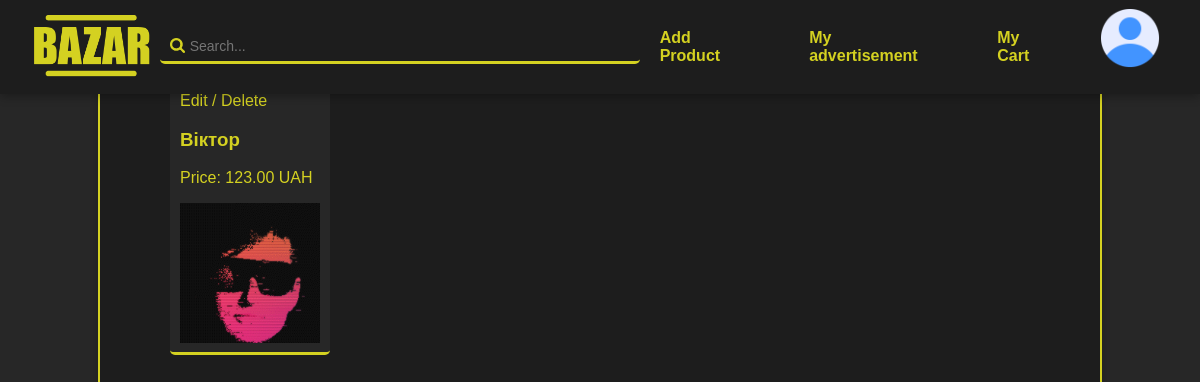
/my_listings (signed in), run on an earlier commit of the app's database.
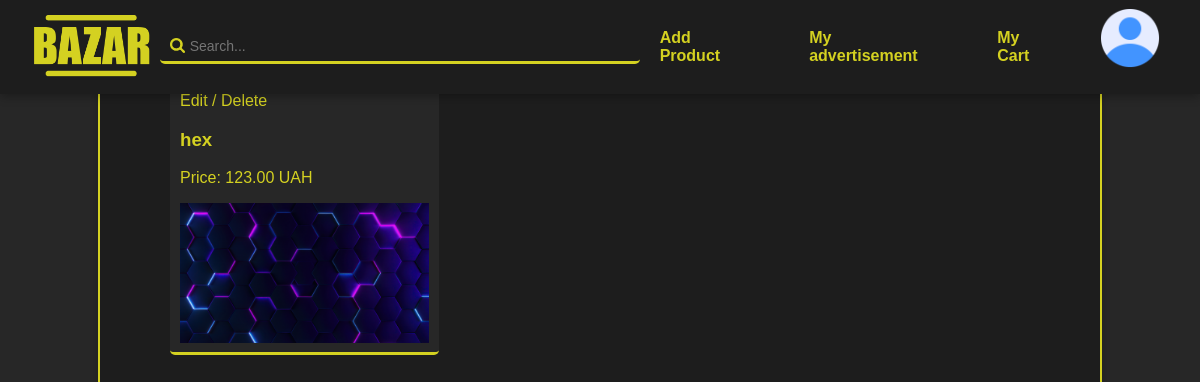
And on a later commit of the database.
### products/models.py (models this page shows, shortened)
class Profile(models.Model):
    user = models.OneToOneField(User, on_delete=models.CASCADE)
    avatar = models.ImageField(upload_to='avatars/', default='site_images/ava1.png', blank=True, null=True)

class Product(models.Model):
    CATEGORY_CHOICES = [
        ('Auto', 'Auto'),
        ('Electronics', 'Electronics'),
        ('Home/Garden', 'Home/Garden'),
        ('Clothes', 'Clothes'),
        ('Realty', 'Realty'),
        ('Toys', 'Toys'),
        ('Animals', 'Animals'),
        ('Other', 'Other'),
    ]
    name = models.CharField(max_length=255)
    price = models.DecimalField(max_digits=10, decimal_places=2, validators=[MinValueValidator(1)])
    description = models.TextField()
    category = models.CharField(max_length=40, choices=CATEGORY_CHOICES)
    image = models.ImageField(upload_to='product_images/', blank=True, null=True)
    author = models.ForeignKey(User, on_delete=models.CASCADE)
    favorites = models.ManyToManyField(User, related_name='favorite_products', blank=True)

### products/views.py (the view)
# urls.py: path('my_listings', my_listings, name='my_listings'),
@login_required
def my_listings(request):
    products = Product.objects.filter(author=request.user)
    return render(request, 'products/my_listings.html', {'products': products})

### products/templates/products/my_listings.html (shortened to what this page needs)
{% extends "products/product_list.html" %}
{% block content %}
<body>
    <div class="container">
        <h2>My advertisement</h2>
        <ul>
            {% for product in products %}
            <li style="display:inline-flex">
                <div onclick="location.href='/details/{{ product.id }}'">
                    <a href="{% url 'edit_product' product.id %}">Edit</a>
                    <a>/</a>
                    <a href="{% url 'delete_product' product.id %}">Delete</a>
                    <h3>{{ product.name }}</h3>
                    <p>Price: {{ product.price }} UAH</p>
                    {% if product.image %}
                    <img src="{{ product.image.url }}" alt="{{ product.name }}" height="140px">
                    {% endif %}
                </div>
            </li>
            {% empty %}
            <p>You dont have active advertisement...</p>
            {% endfor %}
        </ul>
</div>
</body>
</html>
{% endblock %}

### products/templates/products/product_list.html (shortened to what this page needs)
<!DOCTYPE html>
<html lang="uk">
<head>
</head>
<body>
    <div class="header">
        <div class="logo">
            <img onclick="location.href = '/'" src="/sprites/logo.png" alt="logo" style="cursor: pointer;">
        </div>
        <div class="search-container">
            <img class="search-icon" src="/sprites/search.png" alt="search">
            <input type="text" id="search-bar" class="search-bar" placeholder="Search..." onkeyup="filterProducts()">
        </div>
        <div class="user-section">
            <a class="add-product" href="/add">Add Product</a>
            <a class="add-product" href="/my_listings">My advertisement</a>
            <a class="add-product" href="/my_favorites">My Cart</a>
            <div class="user-info">
                {% if user.is_authenticated %}
                <a href="{% url 'profile' %}">
                    <img class="avatar" src="{{ user.profile.avatar.url }}" alt="Аватар">
                </a>
                {% else %}
                <a href="{% url 'login' %}" style="color: #d4d121;">Log in</a>
                {% endif %}
            </div>
        </div>
    </div>
    <div style="position: fixed; width: 100%;display: block;">
        {% block content %}{% endblock %}

### products/templates/products/product_list.html (style rules this page uses)
body { font-family: Arial, sans-serif; margin: 0; padding: 0; display: flex; background-image: url("sprites/back4.png"); background-size: cover; color: #d4d121; }
.header { background-color: #1d1d1d; display: flex; align-items: center; justify-content: space-between; padding: 15px 20px; position: fixed; top: 0; left: 0; right: 0; z-index: 1000; height: 8%; box-shadow: 0 2px 10px rgba(0, 0, 0, 0.315); }
.logo { display: flex; align-items: center; margin-right: 20px; }
.logo img { height: 65px; width: auto; margin-left: 10%; }
.search-container { display: flex; width: 40%; align-items: center; padding: 3px 10px; border-radius: 5px; border-bottom: 3px solid #d4d121; color: #d4d121; height: 40%; }
.search-icon { height: 15px; }
.search-bar { flex-grow: 1; border: none; padding: 5px; border-radius: 15px; outline: none; background-color: transparent; font-size: 14px; color: #d4d121; }
.user-info { display: flex; align-items: center; padding: 5px 10px; border-radius: 15px; }
.user-section { display: flex; align-items: center; gap: 15px; }
.user-info img { height: 60px; width: 60px; border-radius: 50%; margin-right: 10px; }
.add-product { display: inline-block; padding: 10px 20px; border-radius: 8px; text-decoration: none; font-weight: bold; color: #d4d121; transition: background-color 0.3s, transform 0.2s; }
.avatar { width: 420px; height: 420px; object-fit: cover; margin-bottom: 15px; }

### products/templates/products/my_listings.html (style rules this page uses)
body { color:#d4d121; background-color: #272727; display: flex; justify-content: center; align-items: center; height: 100vh; margin: 0; font-family: Arial, sans-serif; }
.container { justify-self: center; background-color: #1d1d1d; padding: 20px; border-radius: 10px; box-shadow: 0px 4px 8px rgba(0, 0, 0, 0.2); margin-top: 9%; height: 900px; width: 80%; border-left: 2px solid #d4d121; border-right: 2px solid #d4d121; }
a { color: #d4d121; text-decoration: none; gap: 0px 10px; }
li { list-style-type: none; height: 250px; margin: 10px; padding: 10px; border-bottom: 3px solid #d4d121; border-radius: 5px; background-color: #272727; max-width: 250px; }

What changed in the data, as far as the page shows it:
removed Product: name "Віктор", price "123.00", image (picture)
added Product: name "hex", price "123.00", image (picture)
